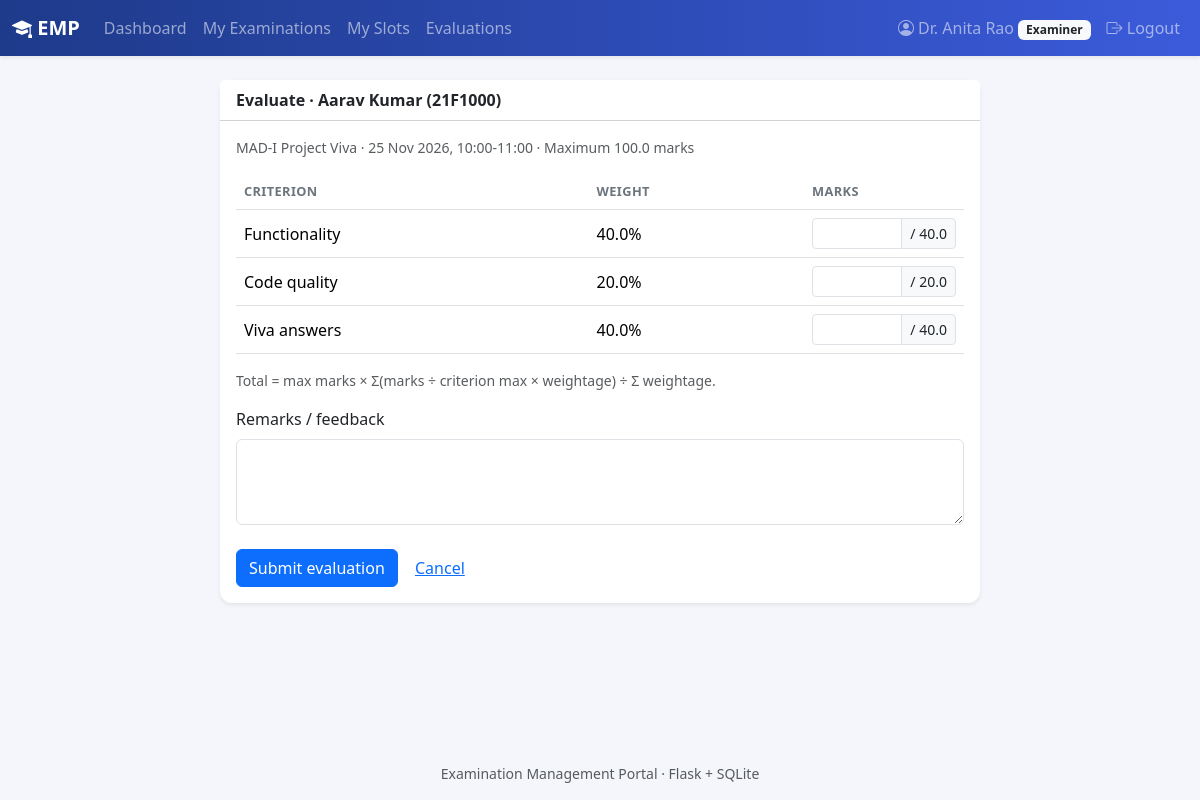
The app's page /examiner/bookings/1/evaluate (signed in) with its own data.
### models.py (models this page shows, shortened)
class User(UserMixin, db.Model):
    id = db.Column(db.Integer, primary_key=True)
    role = db.Column(db.String(20), nullable=False)
    name = db.Column(db.String(120), nullable=False)
    email = db.Column(db.String(120), unique=True, nullable=False)
    password_hash = db.Column(db.String(256), nullable=False)
    phone = db.Column(db.String(20))
    department = db.Column(db.String(120))
    designation = db.Column(db.String(120))
    roll_no = db.Column(db.String(40), unique=True)
    program = db.Column(db.String(120))
    status = db.Column(db.String(20), nullable=False, default="Active")
    created_at = db.Column(db.DateTime, default=datetime.now)
    slots = db.relationship("Slot", back_populates="examiner", foreign_keys="Slot.examiner_id")
    bookings = db.relationship("Booking", back_populates="student", foreign_keys="Booking.student_id")
    assigned_exams = db.relationship("Exam", secondary=exam_examiners, back_populates="examiners")

class Exam(db.Model):
    id = db.Column(db.Integer, primary_key=True)
    course_id = db.Column(db.Integer, db.ForeignKey("course.id"), nullable=False)
    name = db.Column(db.String(150), nullable=False)
    exam_type = db.Column(db.String(30), nullable=False)
    description = db.Column(db.Text)
    duration = db.Column(db.Integer, nullable=False)
    max_marks = db.Column(db.Float, nullable=False)
    pass_marks = db.Column(db.Float)
    slot_creation_start = db.Column(db.Date)
    slot_creation_end = db.Column(db.Date)
    booking_start = db.Column(db.Date)
    booking_end = db.Column(db.Date)
    status = db.Column(db.String(20), nullable=False, default="Draft")
    results_published = db.Column(db.Boolean, default=False)
    created_at = db.Column(db.DateTime, default=datetime.now)
    course = db.relationship("Course", back_populates="exams")
    rubrics = db.relationship("Rubric", back_populates="exam", cascade="all, delete-orphan")
    slots = db.relationship("Slot", back_populates="exam", cascade="all, delete-orphan")
    examiners = db.relationship("User", secondary=exam_examiners, back_populates="assigned_exams")

class Slot(db.Model):
    id = db.Column(db.Integer, primary_key=True)
    exam_id = db.Column(db.Integer, db.ForeignKey("exam.id"), nullable=False)
    examiner_id = db.Column(db.Integer, db.ForeignKey("user.id"), nullable=False)
    date = db.Column(db.Date, nullable=False)
    start_time = db.Column(db.Time, nullable=False)
    end_time = db.Column(db.Time, nullable=False)
    venue = db.Column(db.String(150))
    capacity = db.Column(db.Integer, nullable=False)
    available_seats = db.Column(db.Integer, nullable=False)
    status = db.Column(db.String(20), nullable=False, default="Available")
    created_at = db.Column(db.DateTime, default=datetime.now)
    exam = db.relationship("Exam", back_populates="slots")
    examiner = db.relationship("User", back_populates="slots", foreign_keys=[examiner_id])
    bookings = db.relationship("Booking", back_populates="slot")
    @property
    def label(self):
        return f"{self.date:%d %b %Y}, {self.start_time:%H:%M}-{self.end_time:%H:%M}"

class Rubric(db.Model):
    id = db.Column(db.Integer, primary_key=True)
    exam_id = db.Column(db.Integer, db.ForeignKey("exam.id"), nullable=False)
    criterion = db.Column(db.String(150), nullable=False)
    max_marks = db.Column(db.Float, nullable=False)
    weightage = db.Column(db.Float, nullable=False)
    description = db.Column(db.Text)
    exam = db.relationship("Exam", back_populates="rubrics")

### routes/examiner.py (the view, shortened to what this page needs)
@bp.route("/bookings/<int:bid>/evaluate", methods=["GET", "POST"])
@role_required("examiner")
def evaluate(bid):
    booking = Booking.query.get_or_404(bid)
    if booking.slot.examiner_id != current_user.id:
        abort(403)
    if booking.status == "Cancelled":
        flash("This booking was cancelled.", "warning")
        return redirect(url_for("examiner.evaluations"))
    exam = booking.exam
    if exam.results_published and booking.evaluation:
        flash("Results are already published; evaluation is locked.", "warning")
        return redirect(url_for("examiner.evaluations"))
    ev = booking.evaluation
    existing = {s.rubric_id: s.marks for s in ev.scores} if ev else {}
    return render_template("examiner/evaluate.html", booking=booking, exam=exam, ev=ev, existing=existing)

### routes/utils.py (called while the page is built)
def role_required(role):
    def decorator(view):
        @wraps(view)
        @login_required
        def wrapped(*args, **kwargs):
            if current_user.role != role:
                abort(403)
            if current_user.status == "Pending":
                return redirect(url_for("auth.pending"))
            if current_user.status != "Active":
                flash("Your account is inactive. Contact the administrator.", "danger")
                return redirect(url_for("auth.logout"))
            return view(*args, **kwargs)
        return wrapped
    return decorator

### templates/examiner/evaluate.html (shortened to what this page needs)
{% extends "base.html" %}
{% block content %}
<div class="card shadow-sm border-0 mx-auto" style="max-width:760px">
  <div class="card-header">Evaluate · {{ booking.student.name }} ({{ booking.student.roll_no }})</div>
  <div class="card-body">
    <p class="text-muted small">{{ exam.name }} · {{ booking.slot.label }} · Maximum {{ exam.max_marks|round(1) }} marks</p>
    <form method="post">
      {% if exam.rubrics %}
      <table class="table align-middle">
        <thead><tr><th>Criterion</th><th>Weight</th><th style="width:160px">Marks</th></tr></thead>
        <tbody>
        {% for r in exam.rubrics %}
          <tr><td>{{ r.criterion }}<div class="small text-muted">{{ r.description or '' }}</div></td>
            <td>{{ r.weightage|round(1) }}%</td>
            <td><div class="input-group input-group-sm">
              <input type="number" name="rubric_{{ r.id }}" step="0.5" min="0" max="{{ r.max_marks }}" class="form-control" required value="{{ existing.get(r.id, '') }}">
              <span class="input-group-text">/ {{ r.max_marks|round(1) }}</span></div></td></tr>
        {% endfor %}
        </tbody>
      </table>
      <p class="small text-muted">Total = max marks × Σ(marks ÷ criterion max × weightage) ÷ Σ weightage.</p>
      {% endif %}
      <label class="form-label">Remarks / feedback</label>
      <textarea name="remarks" rows="3" class="form-control">{{ request.form.get('remarks') or (ev.remarks if ev and ev.remarks else '') }}</textarea>
      <div class="mt-4"><button class="btn btn-primary">Submit evaluation</button>
        <a href="{{ url_for('examiner.evaluations') }}" class="btn btn-link">Cancel</a></div>
    </form>
  </div>
</div>
{% endblock %}

### templates/base.html (shortened to what this page needs)
<!doctype html>
<html lang="en">
<head>
  <link href="https://cdn.jsdelivr.net/npm/bootstrap@5.3.3/dist/css/bootstrap.min.css" rel="stylesheet">
  <link href="https://cdn.jsdelivr.net/npm/bootstrap-icons@1.11.3/font/bootstrap-icons.min.css" rel="stylesheet">
  <link href="{{ url_for('static', filename='style.css') }}" rel="stylesheet">
</head>
<body>
<nav class="navbar navbar-expand navbar-dark bg-emp shadow-sm">
  <div class="container-fluid flex-wrap">
    <a class="navbar-brand fw-semibold" href="{{ url_for('index') }}"><i class="bi bi-mortarboard-fill"></i> EMP</a>
    {% if current_user.is_authenticated and current_user.status == 'Active' %}
    <ul class="navbar-nav flex-wrap me-auto">
      {% if current_user.role == 'admin' %}
        {% set links = [('admin.dashboard','Dashboard'),('admin.courses','Courses'),('admin.exams','Examinations'),
                        ('admin.examiners','Examiners'),('admin.students','Students'),('admin.slots','Slots'),
                        ('admin.bookings','Bookings')] %}
      {% elif current_user.role == 'examiner' %}
        {% set links = [('examiner.dashboard','Dashboard'),('examiner.exams','My Examinations'),
                        ('examiner.slots','My Slots'),('examiner.evaluations','Evaluations')] %}
      {% else %}
        {% set links = [('student.dashboard','Dashboard'),('student.exams','Examinations'),
                        ('student.bookings','My Bookings'),('student.results','Results')] %}
      {% endif %}
      {% for ep, label in links %}
        <li class="nav-item"><a class="nav-link {% if request.endpoint == ep %}active{% endif %}" href="{{ url_for(ep) }}">{{ label }}</a></li>
      {% endfor %}
    </ul>
    {% endif %}
    {% if current_user.is_authenticated %}
    <ul class="navbar-nav ms-auto">
      <li class="nav-item"><a class="nav-link" href="{{ url_for('auth.profile') }}"><i class="bi bi-person-circle"></i> {{ current_user.name }} <span class="badge bg-light text-dark text-capitalize">{{ current_user.role }}</span></a></li>
      <li class="nav-item"><a class="nav-link" href="{{ url_for('auth.logout') }}"><i class="bi bi-box-arrow-right"></i> Logout</a></li>
    </ul>
    {% endif %}
  </div>
</nav>
<main class="container py-4">
  {% block content %}{% endblock %}
</main>
<footer class="text-center text-muted small py-3">Examination Management Portal · Flask + SQLite</footer>
</body>
</html>

### static/style.css (style rules this page uses)
body { background: #f4f6fb; min-height: 100vh; display: flex; flex-direction: column; }
main { flex: 1; }
.bg-emp { background: linear-gradient(90deg, #1e3a8a, #3b5bdb); }
.card { border-radius: .75rem; }
.card-header { background: #fff; font-weight: 600; }
.table th { font-size: .8rem; text-transform: uppercase; letter-spacing: .03em; color: #6c757d; }

### records on screen
User: name "Dr. Anita Rao", role "Examiner"
User: student.name "Aarav Kumar", student.roll_no "21F1000"
Exam: name "MAD-I Project Viva", max_marks "100.0"
Slot: slot.label "25 Nov 2026, 10:00-11:00"
Rubric: criterion "Functionality", weightage "40.0", max_marks "40.0"
Rubric: criterion "Code quality", weightage "20.0", max_marks "20.0"
Rubric: criterion "Viva answers", weightage "40.0", max_marks "40.0"

### other values on screen
{{ label }} "Dashboard" "My Examinations" "My Slots" "Evaluations"
